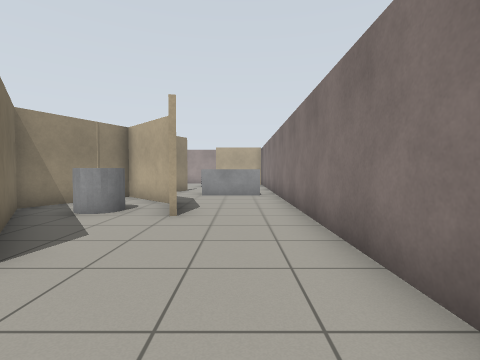
view 1 (above)

17 first-person views from a walk through a world built for the Gazebo simulator. The camera is 0.94 m above the floor, tilts 2° down and sees 85° across. The floor is counted in squares, 1 m on a side. Each view is taken from the middle of a square. On the plan, view 1 faces up. The plan holds only what a view shows up to about 11 squares ahead; the rest is blank.

view 2
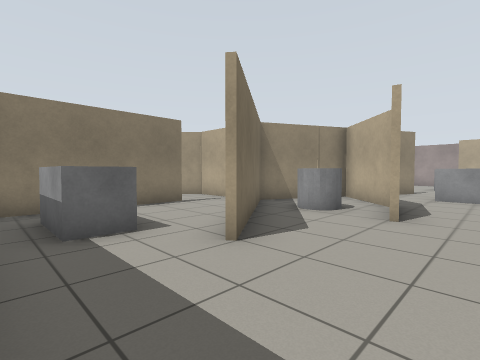

view 3
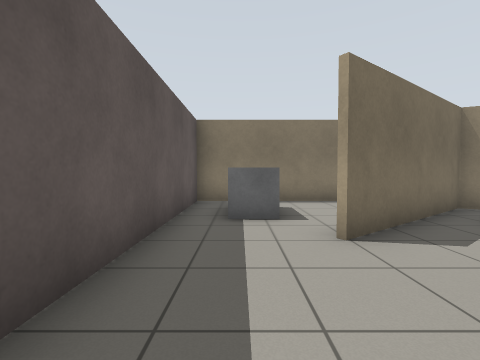

view 4
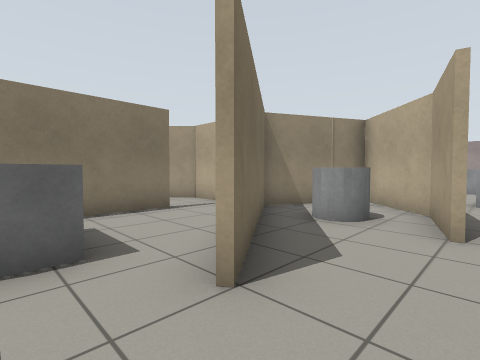

view 5
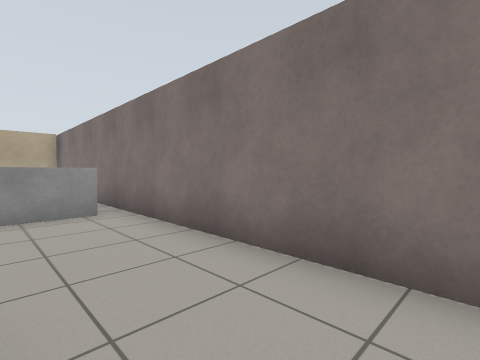

view 6
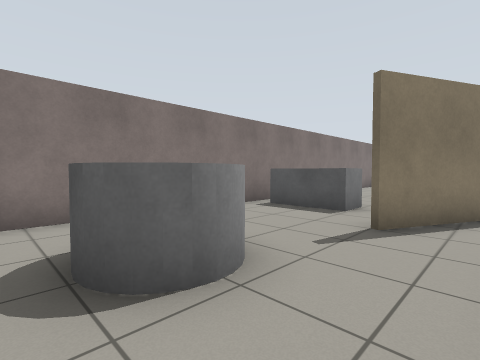

view 7
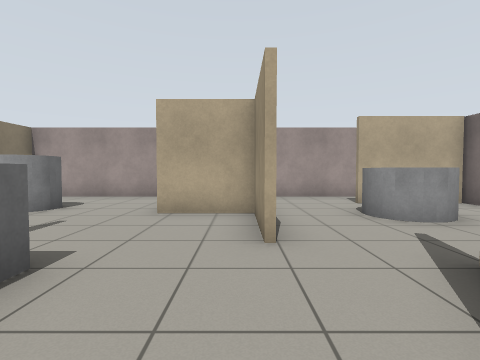

view 8
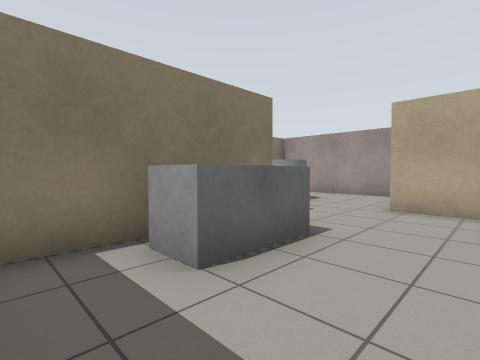

view 9
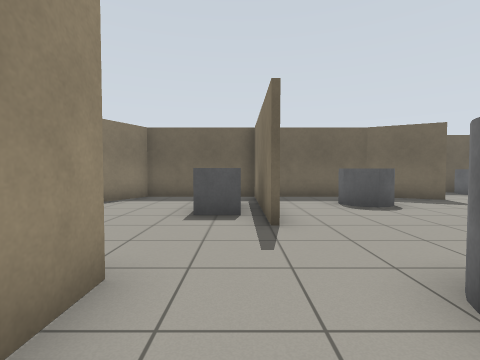

view 10
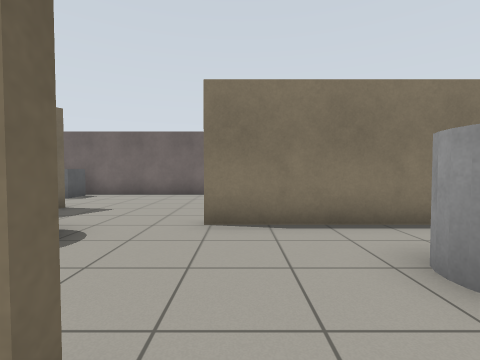

view 11
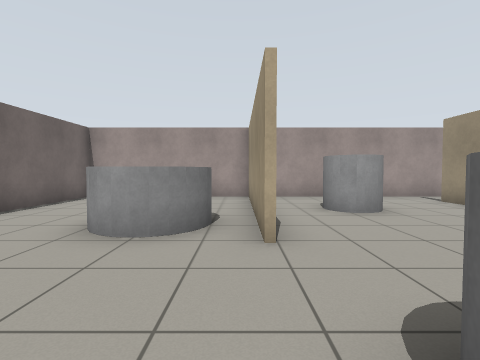

view 12
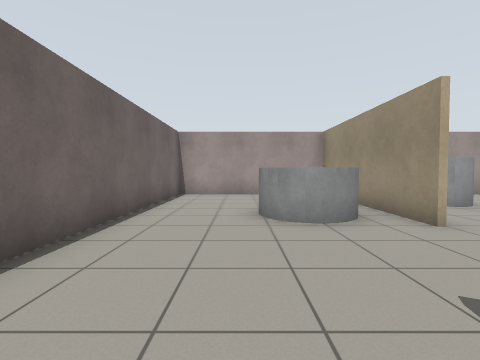

view 13
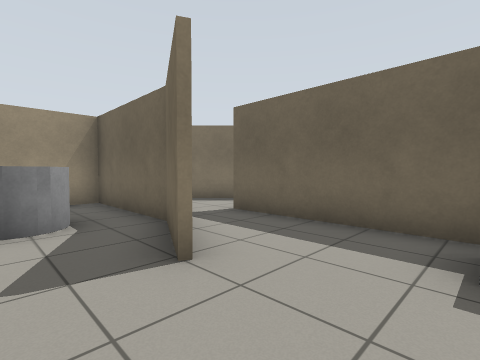

view 14
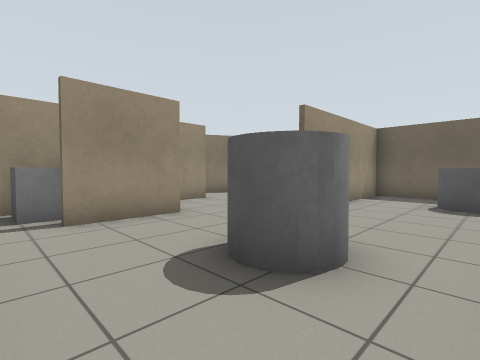

view 15
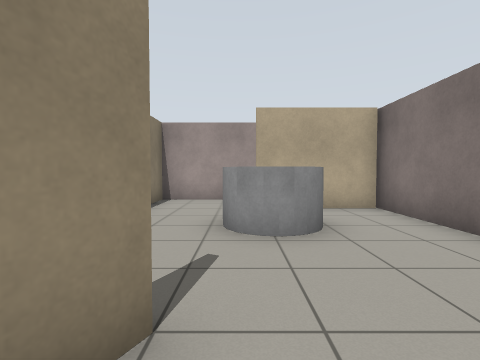

view 16
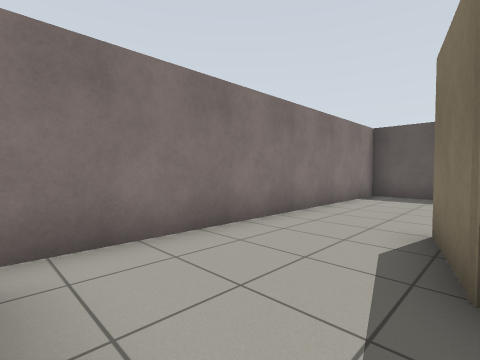

view 17
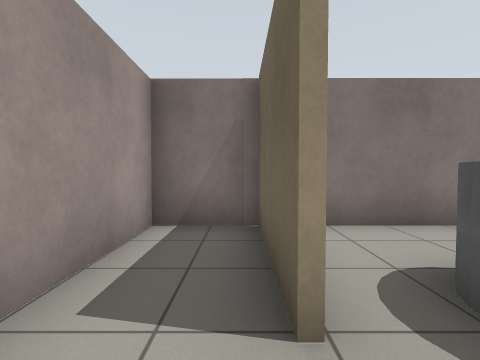

### Floor plan
Ten units are one square. View 1 is at (0, 0); x grows to the right and y downward. Boxes are objects, and circles mark ways between rooms. Rooms are numbered by the first view taken in them; rooms with no view inside come last. Other rooms are left out.
<svg viewBox="-190 -200 210 208">
<path fill="none" stroke="#000" d="M-19 -77 -13 -54M-25 -125 -29 -117M-42 -47 -25 -24M-71 -46 -71 3 14 3 15 -195 -45 -195 -45 -184M-16 -177 14 -177M15 -175 -16 -175M-56 -195 -76 -195M-47 -134 -47 -158 -68 -158M-85 -136 -85 -88M-89 -85 -47 -85 -26 -126M-127 -134 -127 -195M-147 -96 -126 -85 -89 -85M-125 -195 -125 -134M-68 -158 -68 -181M-87 -85 -87 -110M-169 -65 -123 -65M-76 -195 -185 -195 -185 -70M-14 -53 -20 -75 -40 -95 -55 -65 -42 -47"/>
<rect x="-65" y="-25" width="30" height="20" fill="#bbb"><title>grey box</title></rect>
<rect x="-65" y="-185" width="20" height="20" fill="#bbb"><title>grey box</title></rect>
<rect x="-25" y="-165" width="20" height="20" fill="#bbb"><title>grey cylinder</title></rect>
<rect x="-15" y="-115" width="30" height="20" fill="#bbb"><title>grey box</title></rect>
<rect x="-85" y="-125" width="20" height="20" fill="#bbb"><title>grey box</title></rect>
<rect x="-185" y="-85" width="20" height="20" fill="#bbb"><title>grey box</title></rect>
<rect x="-155" y="-155" width="20" height="20" fill="#bbb"><title>grey cylinder</title></rect>
<rect x="-125" y="-115" width="20" height="20" fill="#bbb"><title>grey cylinder</title></rect>
<rect x="-115" y="-175" width="20" height="20" fill="#bbb"><title>grey cylinder</title></rect>
<rect x="-45" y="-75" width="20" height="20" fill="#bbb"><title>grey cylinder</title></rect>
<circle cx="-45" cy="-130" r="3" fill="#2a7"/>
<circle cx="-70" cy="-190" r="3" fill="#2a7"/>
<circle cx="-30" cy="-50" r="3" fill="#2a7"/>
<circle cx="-75" cy="-145" r="3" fill="#2a7"/>
<text x="-20" y="-90">1</text>
<text x="-60" y="-120">2</text>
<text x="-140" y="-140">3</text>
<text x="-40" y="-70">4</text>
</svg>
Room 1 opens to room 2. Room 1 opens to room 3. Room 1 opens to room 4. Room 2 opens to room 3.

Where each view was taken, in squares from view 1:
view 1: 0 up, 0 right, facing up
view 2: 0 up, 0 right, facing up-left
view 3: 1 up, 1 right, facing left
view 4: 1 up, 1 left, facing up-left
view 5: 4 up, 1 left, facing up-right
view 6: 17 up, 4 left, facing down-right
view 7: 10 up, 5 left, facing up
view 8: 9 up, 5 left, facing up-left
view 9: 18 up, 8 left, facing down
view 10: 14 up, 8 left, facing left
view 11: 10 up, 13 left, facing up
view 12: 9 up, 16 left, facing up
view 13: 11 up, 17 left, facing down-right
view 14: 19 up, 12 left, facing down-right
view 15: 11 up, 2 left, facing up
view 16: 10 up, 2 left, facing down-right
view 17: 18 up, 3 left, facing right
